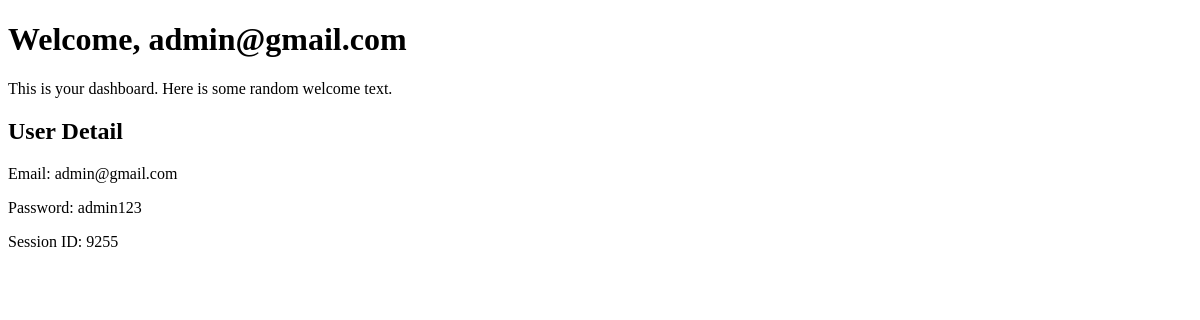
/dashboard/2/, run on an earlier commit of the app's database.
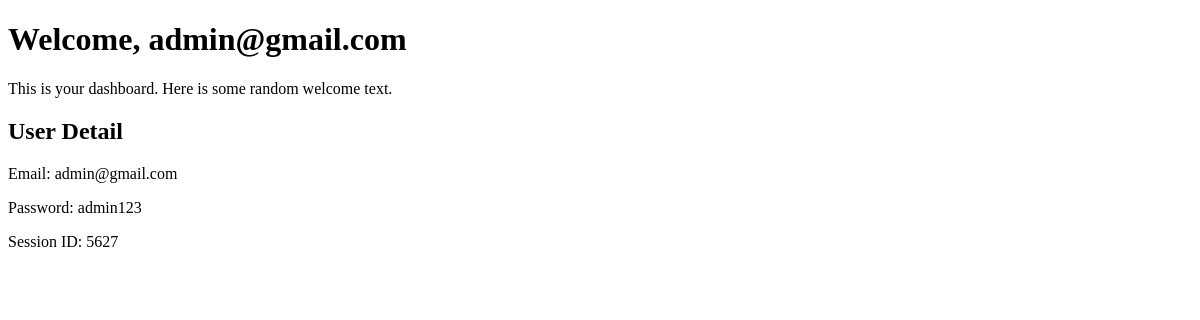
And on a later commit of the database.
### authdemo/models.py (models this page shows)
class User(models.Model):
    email = models.EmailField(unique=True)
    password = models.CharField(max_length=100)  # Stored in plain text (vulnerable)
    session_id = models.CharField(max_length=100, blank=True, null=True)  # Weak session tracking

### authdemo/views.py (the view)
# urls.py: path("dashboard/<int:user_id>/", dashboard, name="dashboard"),
def dashboard(request, user_id):
    user = User.objects.filter(id=user_id).first()
    if user:
        return render(request, "dashboard.html", {"user": user})
    else:
        return HttpResponse("User not found")

### authdemo/templates/dashboard.html (shortened to what this page needs)
<!DOCTYPE html>
<html>
<head>
</head>
<body>
    <h1>Welcome, {{ user.email }}</h1>
    <p>This is your dashboard. Here is some random welcome text.</p>
    <h2>User Detail</h2>
    <p>Email: {{ user.email }}</p>
    <p>Password: {{ user.password }}</p>
    <p>Session ID: {{ user.session_id }}</p>
</body>
</html>

What changed in the data, as far as the page shows it:
changed User "admin@gmail.com": session_id "9255" → "5627"
